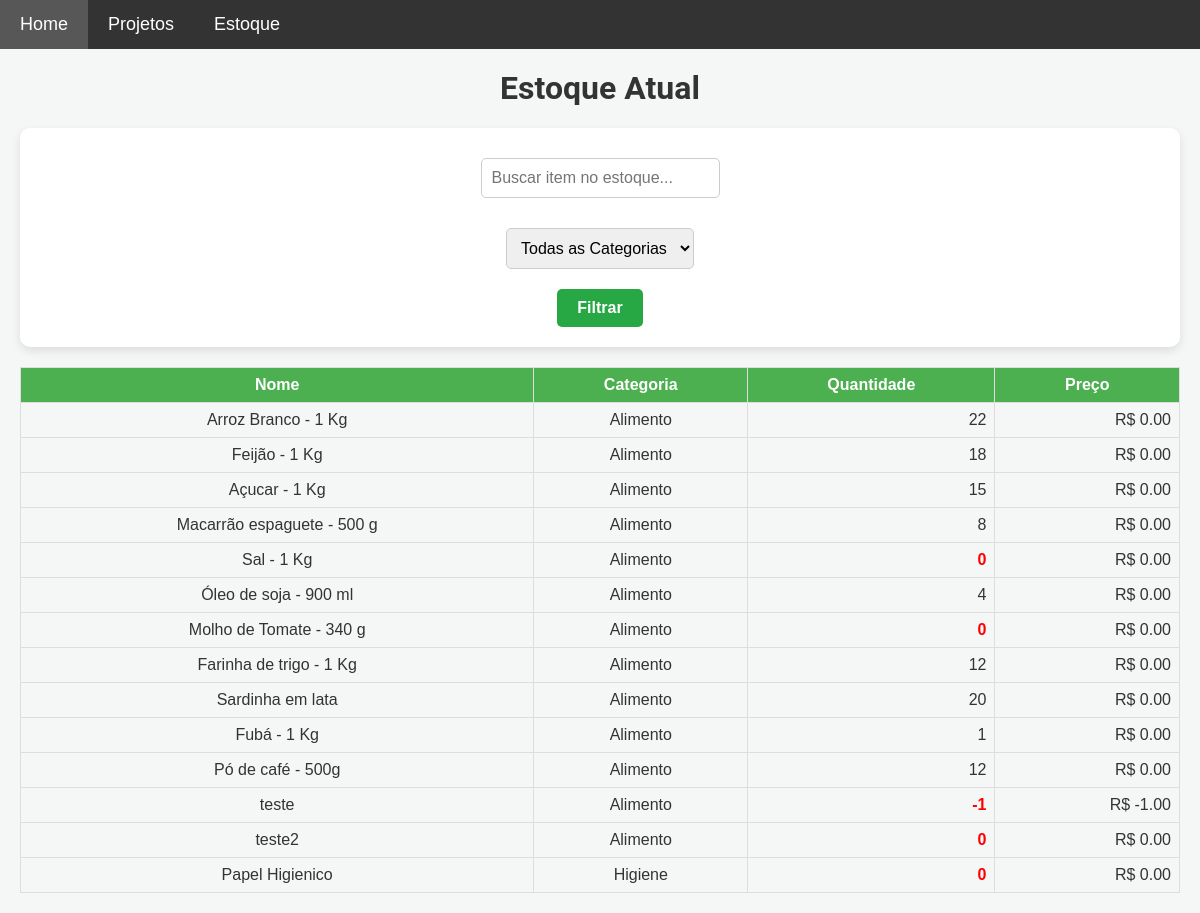
Page /estoque on the earlier database version.
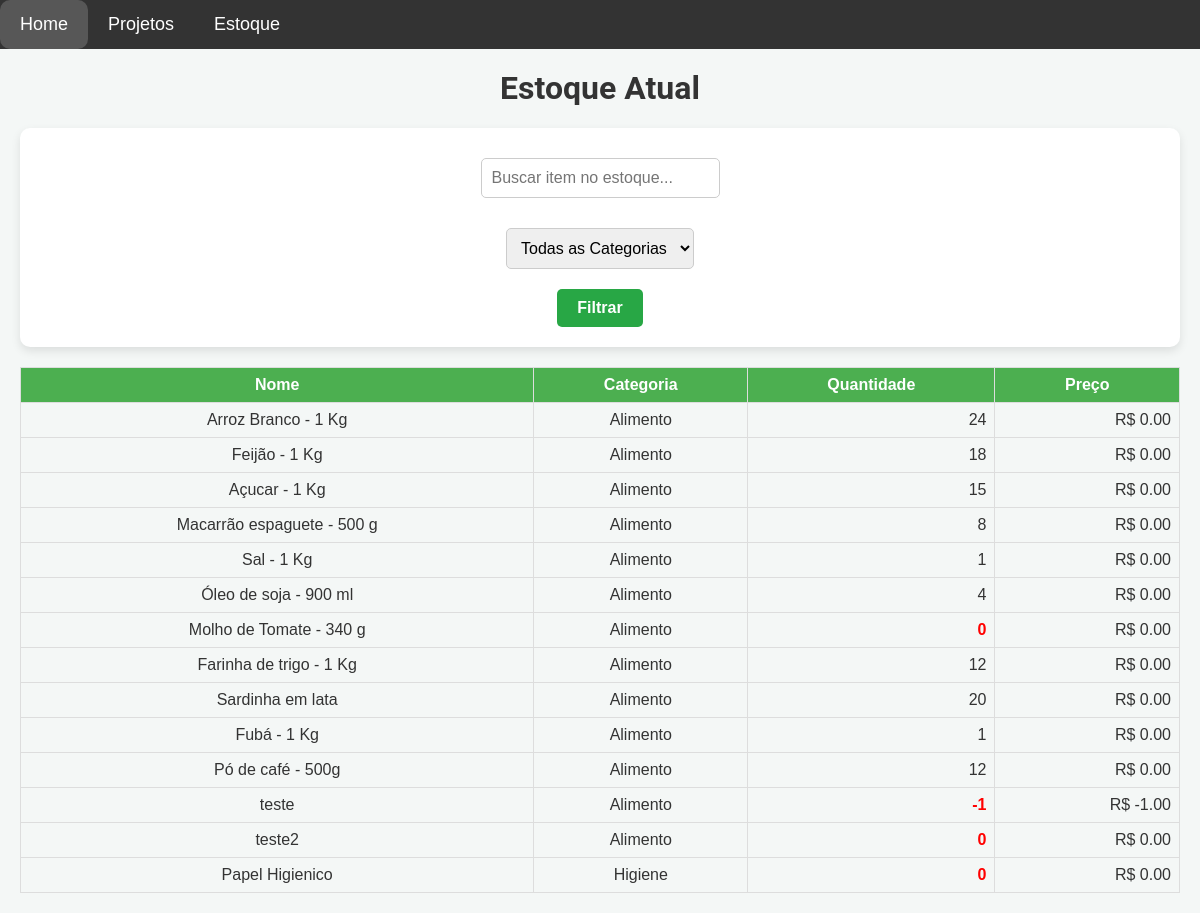
Same page on the later database version.
### models.py (models this page shows)
class Item(db.Model):
    __table_args__ = {'extend_existing': True}  # Estende a tabela existente ao invés de tentar recriá-la
    id = db.Column(db.Integer, primary_key=True)
    nome = db.Column(db.String(100), nullable=False)
    descricao = db.Column(db.Text, nullable=False)
    categoria = db.Column(db.String(50), nullable=False)
    quantidade = db.Column(db.Integer, nullable=False, default=0)
    preco = db.Column(db.Float, nullable=False)

### app.py (the view)
@app.route('/estoque')
def estoque_atual():
    busca = request.args.get('busca', '')  # Termo de busca, se houver
    categoria = request.args.get('categoria', '')  # Categoria selecionada, se houver
    itens = Item.query.all()
    if busca:
        busca_sem_acentos = remover_acentos(busca).lower()
        itens = [item for item in itens if busca_sem_acentos in remover_acentos(item.nome).lower()]
    if categoria and categoria != 'todas':
        itens = [item for item in itens if item.categoria == categoria]
    categorias = list(set([item.categoria for item in Item.query.all()]))
    return render_template('estoque_atual.html', itens=itens, categorias=categorias)

### templates/estoque_atual.html (shortened to what this page needs)
{% extends 'base.html' %}
{% block content %}
<h1>Estoque Atual</h1>
<form id="search-form" method="GET" action="/estoque" class="search-form">
    <div class="form-group">
        <input type="text" name="busca" id="search" placeholder="Buscar item no estoque..." value="{{ request.args.get('busca', '') }}">
    </div>
    <div class="form-group">
        <select name="categoria" id="categoria">
            <option value="todas">Todas as Categorias</option>
        </select>
    </div>
    <div class="form-group">
        <button type="submit">Filtrar</button>
    </div>
</form>
{% if itens %}
<table class="estoque-table" id="estoqueTable" data-sort-direction="asc">
    <thead>
        <tr>
            <th>Nome </th>
            <th>Categoria </th>
            <th>Quantidade </th>
            <th>Preço </th>
        </tr>
    </thead>
    <tbody>
        {% for item in itens %}
        <tr>
            <td>{{ item.nome }}</td>
            <td>{{ item.categoria }}</td>
            <td class="{{ 'alerta' if item.quantidade <= 0 else '' }}">{{ item.quantidade }}</td>
            <td>R$ {{ '%.2f' | format(item.preco) }}</td>
        </tr>
        {% endfor %}
    </tbody>
</table>
{% else %}
    <p>Nenhum item encontrado.</p>
{% endif %}
{% endblock %}

Differences in the rows shown:
changed Item "Arroz Branco - 1 Kg": quantidade "22" → "24"
changed Item "Sal - 1 Kg": quantidade "0" → "1"
